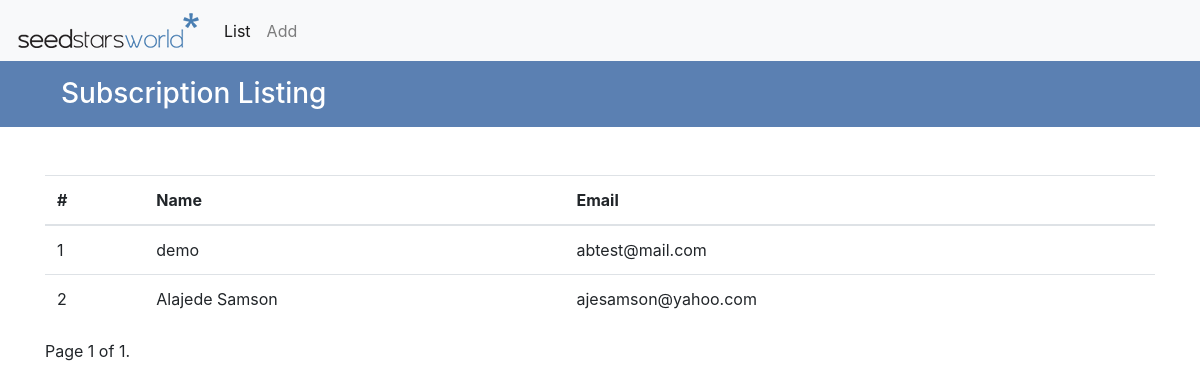
The page /list/ on the database as committed earlier.
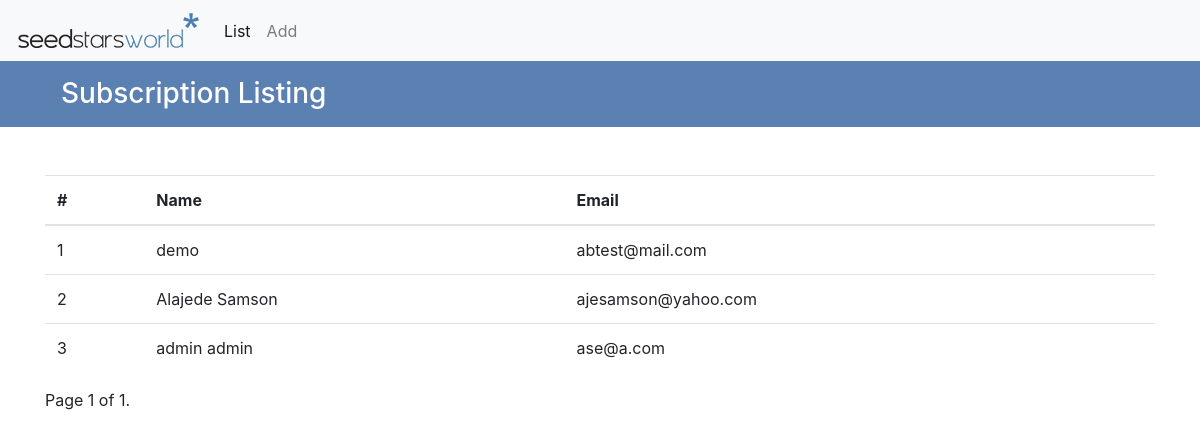
The same page on the database as committed later.
### subscriptions/models.py (models this page shows)
class Subscription(models.Model):
    name = models.CharField(max_length=45)
    email = models.EmailField(max_length=45)

### subscriptions/views.py (the view)
# urls.py: path('list/', subscriptions.views.listings, name='listings'),
def listings(request):
    subscriptions = Subscription.objects.all()
    paginator = Paginator(subscriptions, 25)
    page = request.GET.get('page')
    subscriptions = paginator.get_page(page)
    return render(request, 'subscriptions/list.html', {'subscriptions': subscriptions})

### subscriptions/templates/subscriptions/list.html (shortened to what this page needs)
{% extends "./base.html" %}
{% block content %}
    <div class="page-header">
        <div class="container">
            <p class="h3 p-3 text-white text-centered">Subscription Listing</p>
        </div>
    </div>
    <div class="container mt-5">
        {% if subscriptions %}
            <table class="table">
              <thead>
                <tr>
                  <th scope="col">#</th>
                  <th scope="col">Name</th>
                  <th scope="col">Email</th>
                </tr>
              </thead>
              <tbody>
                {% for subscription in subscriptions %}
                    <tr>
                      <td>{{ subscription.id }}</td>
                      <td>{{ subscription.name }}</td>
                      <td>{{ subscription.email }}</td>
                    </tr>
                {% endfor %}
               </tbody>
            </table>
            <div class="pagination">
                <span class="step-links">
                    <span class="current">
                        Page {{ subscriptions.number }} of {{ subscriptions.paginator.num_pages }}.
                    </span>
                </span>
            </div>
        {% else %}
            <div class="alert alert-primary" role="alert">
              No record exist! <a href="{%  url 'add' %}">Click here to subscribe.</a>
            </div>
        {% endif %}
    </div>
{% endblock %}

### subscriptions/templates/subscriptions/base.html (shortened to what this page needs)
<!doctype html>
<html lang="en">
  <head>
    <link rel="stylesheet" href="https://maxcdn.bootstrapcdn.com/bootstrap/4.0.0-beta.3/css/bootstrap.min.css">
    <link rel="stylesheet" href="/static/subscriptions/css/style.css">
  </head>
  {%  load static %}
  <body >
        <nav class="navbar navbar-expand-lg navbar-light bg-light">
            <a class="navbar-brand" href="{% url 'home' %}">
                <img src="{% static 'subscriptions/img/seedstars.webp' %}"  alt="{% url 'home' %}">
              </a>
          <div class="collapse navbar-collapse" id="navbarNavAltMarkup">
            <div class="navbar-nav">
              <a class="nav-item nav-link {% if '/list/' in request.path %} active {% endif %}" href="{% url 'listings' %}">List </a>
              <a class="nav-item nav-link {% if '/add/' in request.path %} active {% endif %}" href="{% url 'add' %}">Add</a>
            </div>
          </div>
        </nav>
        {% block content %}{% endblock %}
  </body>
</html>

### subscriptions/static/subscriptions/css/style.css (style rules this page uses)
.page-header { background-color: #5b80b2 }

Rows that differ between the two databases and show on the page:
added Subscription: id "3", name "admin admin", email "ase@a.com"
